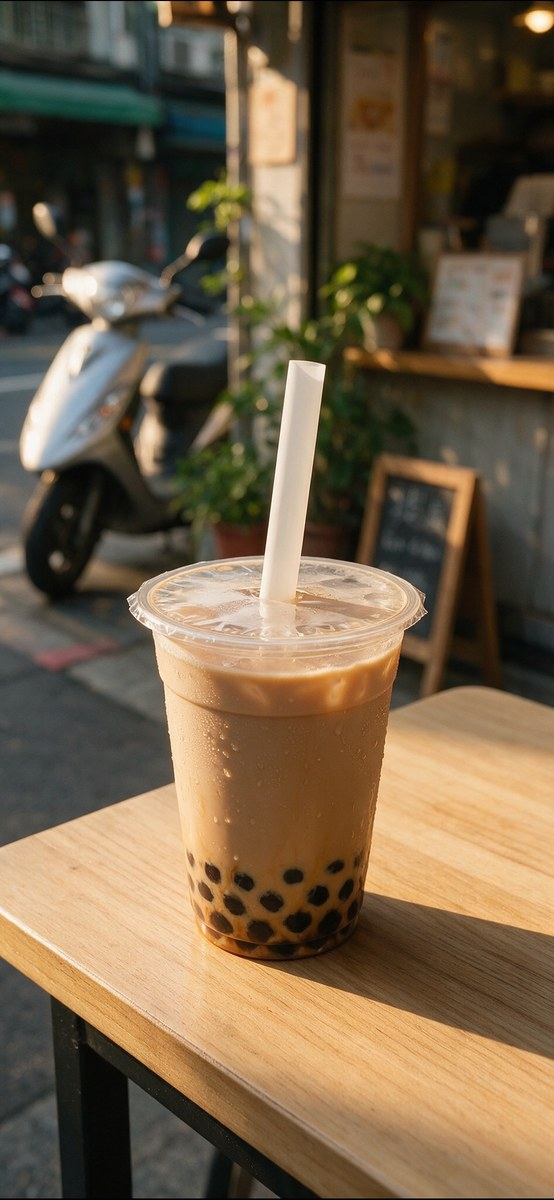
#> input picture scripts/cutout-harness/photos/boba.jpg, 554 x 1200 px, given in place of dorayaki.png, which was not available
$ python make_photos.py
#> lines starting #> are read from the running program, lines starting #| are printed output that depends on the picture; after the words box and inside, x2 and y2 are one past the last pixel; in counts of white or black regions, pixels touching at a corner belong together; pictures that were not available may be replaced by others from this repository, and a replacement may not be noted
#!/usr/bin/env python3
"""Builds the cut-out harness's photos and reference masks (scripts/cutout-harness/photos/).

Run from the repository root:  python3 scripts/cutout-harness/make_photos.py <dir with the source photos>

The sources and their licences are in cases.json ("photos"). Real photos get a reference mask drawn from a polygon a
little inside the thing's outline (so "covers 85% of the reference" means the cut-out holds the thing, whatever Vision
does at its very edge); the made-up scenes get the exact mask of each thing pasted in. Every photo is at most 1200 px.
"""
import json
import os
import sys

from PIL import Image, ImageDraw, ImageFilter, ImageOps

HERE = os.path.dirname(os.path.abspath(__file__))
OUT = os.path.join(HERE, "photos")
REPO = os.path.abspath(os.path.join(HERE, "..", ".."))

# Polygons in 0–1000 of the upright photo, [x, y] — a little inside each thing.
POLYGONS = {
    "dorayaki.dorayaki": [[[225, 425], [300, 385], [450, 370], [600, 378], [710, 405], [770, 445], [765, 500], [750, 560],
                           [720, 610], [640, 640], [500, 652], [380, 648], [290, 628], [245, 600], [238, 540], [232, 480]]],
    "dorayaki.carton": [[[215, 65], [780, 62], [780, 340], [215, 340]]],
    "coffee.cup": [[[300, 150], [330, 90], [420, 55], [520, 50], [600, 80], [645, 150], [640, 250], [610, 370], [570, 470],
                    [500, 530], [420, 535], [350, 480], [320, 380], [300, 260]],
                   [[335, 590], [400, 580], [420, 640], [400, 740], [345, 750], [330, 680]]],
    "coffee.spoon": [[[560, 640], [620, 610], [665, 650], [670, 730], [630, 790], [575, 780], [552, 720]],
                     [[640, 590], [662, 592], [688, 200], [672, 190]]],
    "chelsea.cat": [[[60, 0], [800, 0], [800, 300], [760, 600], [700, 800], [600, 950], [400, 950], [250, 850], [130, 700],
                     [60, 500]]],
    # The right side stops short of the metal strap fitting at x ≈ 0.967: Vision leaves the strap out of the helmet
    # (its outline runs straight down the strap's edge in the old and the new cut-out alike).
    "astronaut.helmet": [[[580, 780], [650, 700], [750, 680], [870, 690], [940, 760], [955, 850], [955, 1000], [570, 1000],
                          [555, 880]]],
    "astronaut.shuttle": [[[760, 40], [830, 5], [860, 60], [870, 250], [900, 380], [890, 480], [800, 480], [720, 420],
                           [740, 250], [770, 120]]],
    "cafe.cup": [[[420, 690], [500, 672], [640, 672], [700, 690], [690, 760], [640, 800], [520, 805], [450, 780], [425, 740]]],
    "cafe.vase": [[[800, 630], [900, 620], [950, 650], [945, 760], [800, 765], [785, 700]]],
    "cat.cat": [[[430, 170], [470, 90], [520, 170], [640, 180], [680, 165], [640, 290], [660, 420], [700, 560], [720, 700],
                 [750, 800], [740, 900], [700, 940], [680, 850], [600, 810], [470, 820], [400, 790], [370, 640], [360, 450],
                 [380, 300], [420, 230]]],
    "boba.cup": [[[250, 500], [480, 470], [740, 490], [720, 560], [690, 700], [650, 790], [400, 795], [340, 700], [300, 560]],
                 [[500, 310], [570, 305], [540, 470], [490, 470]]],
}


# A reference never includes what stands in front of the thing.
IN_FRONT = {"coffee.cup": ["coffee.spoon"]}


def fit(im, side=1200):
    im = im.convert("RGB")
    im.thumbnail((side, side), Image.LANCZOS)
    return im


def polygon_mask(size, polys):
    w, h = size
    m = Image.new("L", size, 0)
    d = ImageDraw.Draw(m)
    for p in polys:
        d.polygon([(x * w / 1000, y * h / 1000) for x, y in p], fill=255)
    return m


def save(im, name, **kw):
    path = os.path.join(OUT, name)
    if name.endswith(".jpg"):
        im.save(path, quality=88, **kw)
    else:
        im.save(path, optimize=True)
    print("wrote", os.path.relpath(path, REPO), im.size)


# [91 lines left out: functions table, shadow, glasses_layer, sticker, composite_glasses_bottle, composite_keys_remote, not called in this run]


def main():
    src = sys.argv[1] if len(sys.argv) > 1 else "."
    os.makedirs(OUT, exist_ok=True)
    real = {
        "dorayaki": "dorayaki.png",
        "coffee": "coffee.png",
        "chelsea": "chelsea.png",
        "astronaut": "astronaut.png",
        "cafe": os.path.join(REPO, "ios/CatchWords/Resources/Onboarding/first_catch_cafe.webp"),
        "cat": os.path.join(REPO, "ios/CatchWords/Resources/Onboarding/first_catch_cat.webp"),
        "boba": os.path.join(REPO, "docs/design/catch-concepts/film/assets/photo_1080.jpg"),
    }
    for key, path in real.items():
        im = fit(Image.open(path if os.path.isabs(path) else os.path.join(src, path)))
#> in fit, im is the input picture: PIL image 554x1200 RGB; mean R, G, B 115.7, 97.3, 73.3
        save(im, key + ".jpg")
#| wrote scripts/cutout-harness/photos/dorayaki.jpg (554, 1200)
        for ref, polys in POLYGONS.items():
            if ref.split(".")[0] == key:
                m = polygon_mask(im.size, polys)
                # What lies in front of the thing is not the thing: the spoon's handle passes in front of the cup.
                for front in IN_FRONT.get(ref, []):
                    m = Image.composite(Image.new("L", im.size, 0), m,
                                        polygon_mask(im.size, POLYGONS[front]).filter(ImageFilter.MaxFilter(5)))
                save(m, ref + ".png")
#> this loop made 11 passes
#> pass 1, in main, `m = polygon_mask(im.size, polys)`:
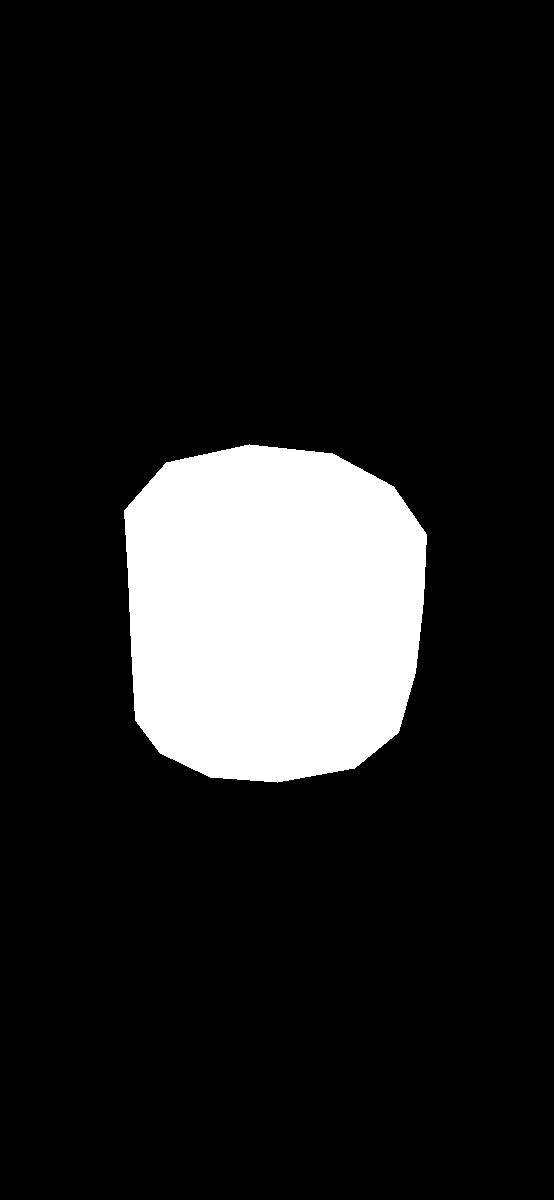
#> m: PIL image 554x1200 L; 13% white; 1 white region, box (x1, y1, x2, y2) and area: (124, 444, 427, 783) 86649
#> pass 2, in main, `m = polygon_mask(im.size, polys)`:
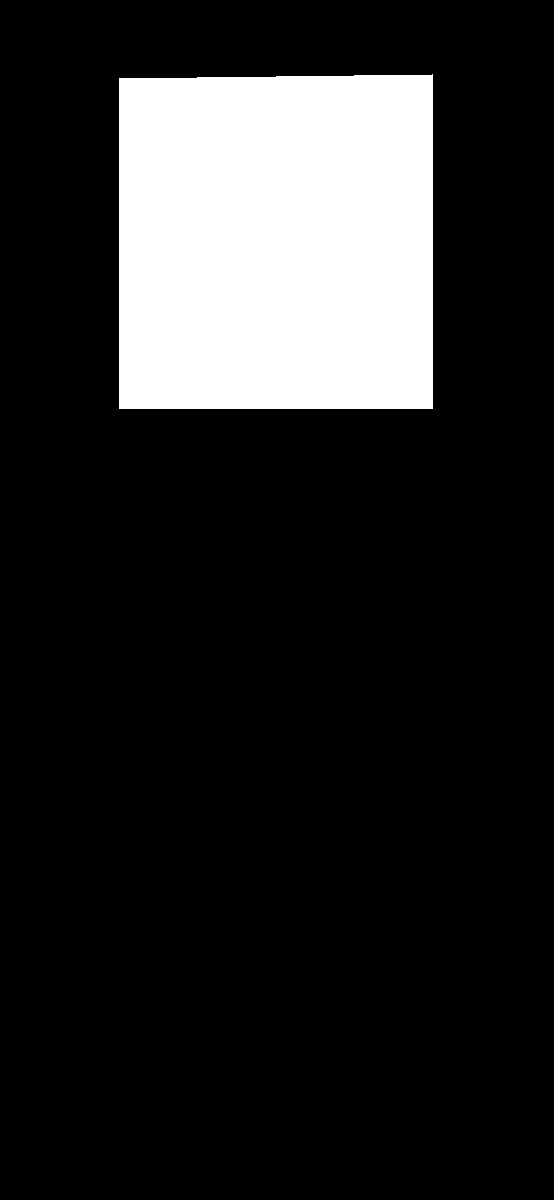
#> m: PIL image 554x1200 L; 15.7% white; 1 white region, box (x1, y1, x2, y2) and area: (119, 74, 433, 409) 104407
#> pass 2 of the loop in main, `for key, path in real.items():`:
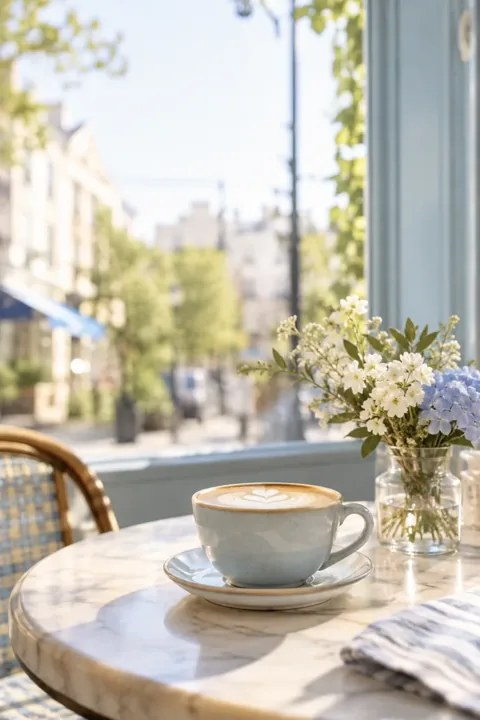
#> input picture scripts/cutout-harness/photos/cafe.jpg, 480 x 720 px, given in place of coffee.png, which was not available
#> in fit, im is the input picture: PIL image 480x720 RGB; mean R, G, B 193.8, 189.3, 176.5
#| wrote scripts/cutout-harness/photos/coffee.jpg (480, 720)
#> the loop in main, `for ref, polys in POLYGONS.items():` made 11 passes
#| wrote scripts/cutout-harness/photos/coffee.cup.png (480, 720)
#| wrote scripts/cutout-harness/photos/coffee.spoon.png (480, 720)
#> pass 3, in main, `m = polygon_mask(im.size, polys)`:
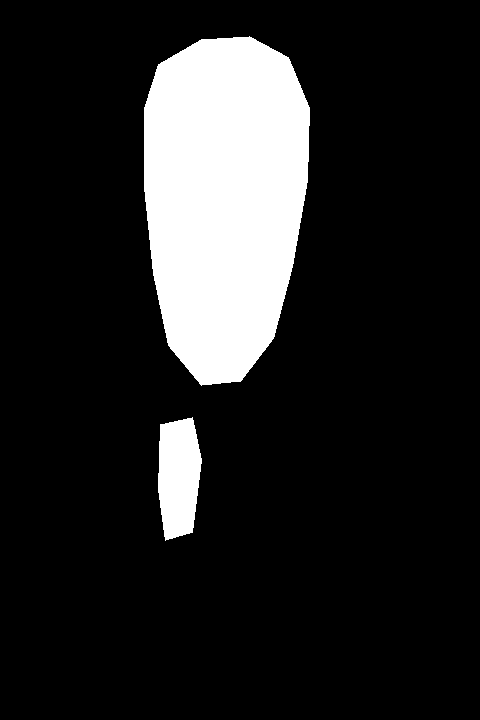
#> m: PIL image 480x720 L; 14.7% white; 2 white regions, box (x1, y1, x2, y2) and area: (144, 36, 310, 386) 46501, (158, 417, 202, 541) 4341
#> after the loop in main, `for ref, polys in POLYGONS.items():`:
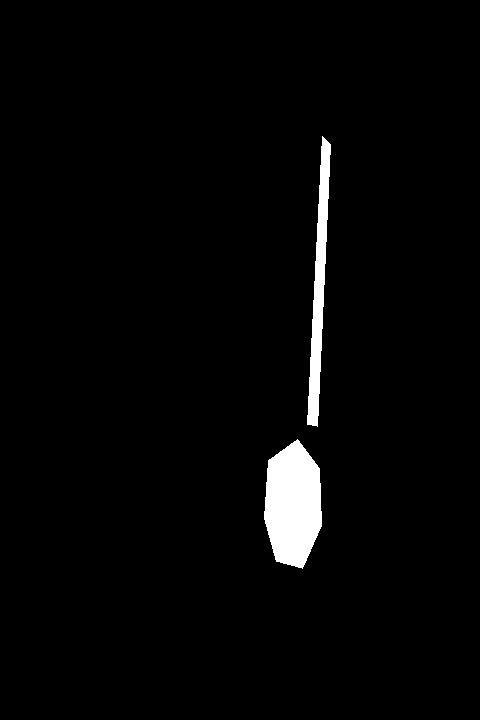
#> m: PIL image 480x720 L; 2.5% white; 2 white regions, box (x1, y1, x2, y2) and area: (264, 439, 322, 569) 5703, (307, 136, 331, 427) 2924
    # The dorayaki once more, stored on its side with EXIF orientation 6 ("turn 90° clockwise to show"), as an iPad
    # camera stores a photo: the harness must read it upright, like the app.
    up = Image.open(os.path.join(OUT, "dorayaki.jpg"))
    exif = Image.Exif()
    exif[0x0112] = 6
    up.rotate(90, expand=True).save(os.path.join(OUT, "dorayaki-exif6.jpg"), quality=88, exif=exif)
    print("wrote scripts/cutout-harness/photos/dorayaki-exif6.jpg (EXIF orientation 6)")
    composite_glasses_bottle()
    composite_keys_remote()


if __name__ == "__main__":
#> (the run stopped early here; a loop or call above may not have finished)
